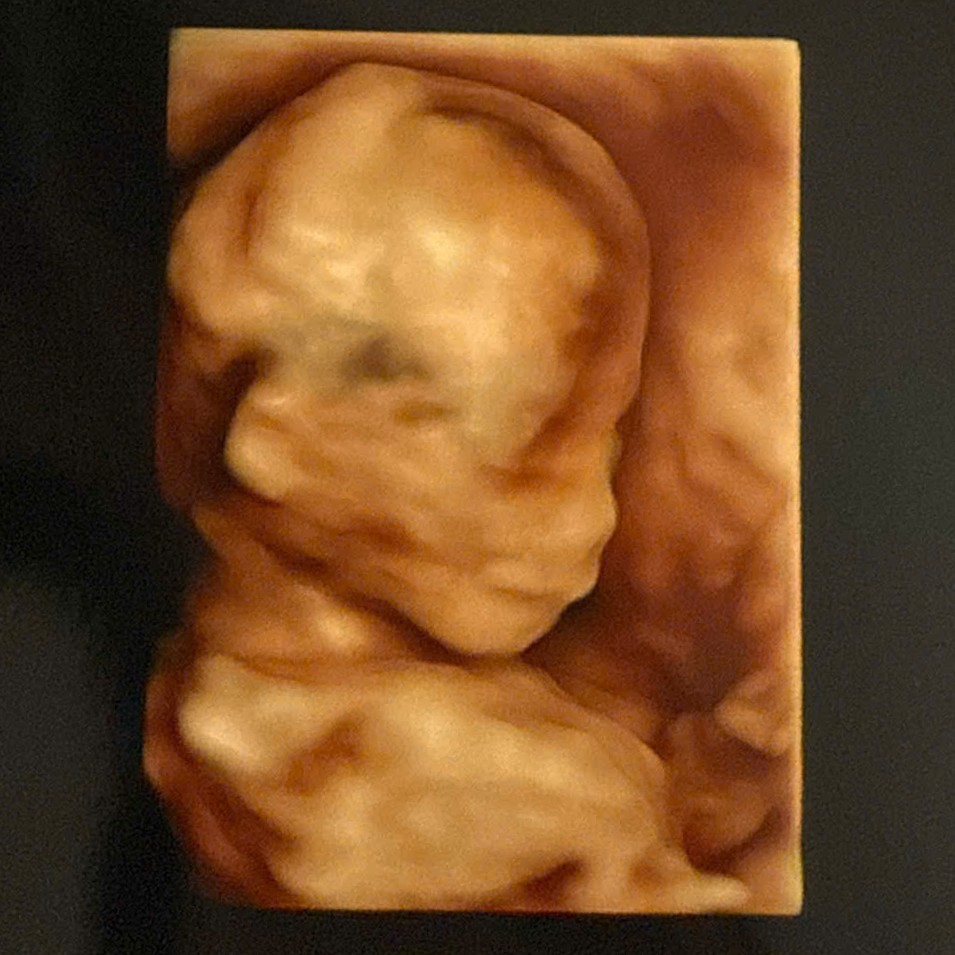
#> input picture samples/1.jpeg, 955 x 955 px, found by its file name
$ python medical_image_analyzer.py   (older library calls are emulated)
#> lines starting #> are read from the running program, lines starting #| are printed output that depends on the picture
#> in main, ultrasound_image is the input picture: PIL image 955x955 RGB; mean R, G, B 115, 74.3, 37.4
#!/usr/bin/env python3
"""
Medical-Grade Image Analysis for BabyVis
Advanced anatomical landmark detection and facial feature mapping for ultrasound images
Implements professional medical imaging techniques for accurate baby face prediction
"""

import cv2
import numpy as np
from PIL import Image
from typing import Dict, List, Tuple, Optional, NamedTuple
import logging
from dataclasses import dataclass
from scipy import ndimage, spatial
import json

# Try to import scikit-image, fallback to basic operations if not available
try:
    from skimage import morphology, measure, feature, segmentation
    SKIMAGE_AVAILABLE = True
except ImportError:
    SKIMAGE_AVAILABLE = False
    logging.warning("scikit-image not available, using fallback methods")

logger = logging.getLogger(__name__)

@dataclass
class AnatomicalLandmark:
    """Represents a detected anatomical landmark"""
    name: str
    coordinates: Tuple[int, int]
    confidence: float
    region_type: str
    description: str

@dataclass
class FacialMeasurement:
    """Represents a facial measurement for medical analysis"""
    measurement_type: str
    value: float
    unit: str
    normal_range: Tuple[float, float]
    percentile: float

@dataclass
class GestationalAnalysis:
    """Gestational age analysis results"""
    estimated_weeks: float
    confidence: float
    development_stage: str
    facial_maturity: str
    recommendations: List[str]

class MedicalImageAnalyzer:
    """
    Medical-grade ultrasound image analysis system
    Implements professional techniques for anatomical landmark detection and feature mapping
    """

    def __init__(self):
        # Anatomical landmark templates for different gestational ages
        self.landmark_definitions = {
            "forehead": {
                "description": "Fetal forehead region",
                "relative_position": (0.5, 0.2),  # Relative to image center
                "search_radius": 0.15,
                "characteristics": ["curved", "prominent", "smooth"]
            },
            "eye_socket": {
                "description": "Orbital cavity region",
                "relative_position": (0.45, 0.35),
                "search_radius": 0.08,
                "characteristics": ["circular", "dark", "hollow"]
            },
            "nasal_bridge": {
                "description": "Nose bridge development",
                "relative_position": (0.5, 0.45),
                "search_radius": 0.06,
                "characteristics": ["linear", "central", "raised"]
            },
            "lip_region": {
                "description": "Mouth and lip area",
                "relative_position": (0.5, 0.6),
                "search_radius": 0.08,
                "characteristics": ["horizontal", "soft", "curved"]
            },
            "chin": {
                "description": "Chin and jaw development",
                "relative_position": (0.5, 0.75),
                "search_radius": 0.1,
                "characteristics": ["rounded", "prominent", "defined"]
            },
            "cheek": {
                "description": "Cheek region",
                "relative_position": (0.3, 0.5),
                "search_radius": 0.12,
                "characteristics": ["rounded", "soft", "full"]
            }
        }

        # Gestational age reference measurements (in pixels, normalized)
        self.gestational_references = {
            "early": {  # 12-20 weeks
                "head_width": (0.3, 0.45),
                "face_height": (0.25, 0.4),
                "eye_spacing": (0.08, 0.12),
                "feature_clarity": (0.3, 0.5)
            },
            "mid": {    # 20-28 weeks
                "head_width": (0.4, 0.55),
                "face_height": (0.35, 0.5),
                "eye_spacing": (0.1, 0.15),
                "feature_clarity": (0.5, 0.7)
            },
            "late": {   # 28-40 weeks
                "head_width": (0.5, 0.7),
                "face_height": (0.45, 0.65),
                "eye_spacing": (0.12, 0.18),
                "feature_clarity": (0.7, 0.9)
            }
        }

        # Medical feature extraction filters
        self.medical_filters = {
            "bone_structure": cv2.getStructuringElement(cv2.MORPH_ELLIPSE, (5, 5)),
            "soft_tissue": cv2.getStructuringElement(cv2.MORPH_ELLIPSE, (7, 7)),
            "fluid_spaces": cv2.getStructuringElement(cv2.MORPH_ELLIPSE, (3, 3))
        }

    def analyze_medical_features(self, ultrasound_image: Image.Image) -> Dict[str, any]:
        """
        Comprehensive medical analysis of ultrasound image

        Returns complete medical analysis including:
        - Anatomical landmarks
        - Facial measurements
        - Gestational age estimation
        - Development assessment
        """

        logger.info("🩺 Starting medical-grade ultrasound analysis...")

        # Convert to OpenCV format
        cv_image = cv2.cvtColor(np.array(ultrasound_image), cv2.COLOR_RGB2GRAY)
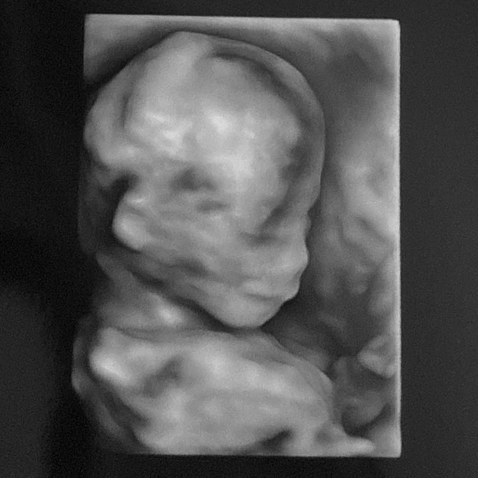
#> cv_image: shape (955, 955) (shown at 1/2 size); min 0, max 222, mean 82.3

        # Preprocessing for medical analysis
        preprocessed = self._medical_preprocessing(cv_image)

        # Detect anatomical landmarks
        landmarks = self._detect_anatomical_landmarks(preprocessed)

        # Calculate facial measurements
        measurements = self._calculate_facial_measurements(preprocessed, landmarks)

        # Estimate gestational age
        gestational_analysis = self._estimate_gestational_age(measurements, landmarks)

        # Assess facial development
        development_assessment = self._assess_facial_development(landmarks, measurements)

        # Generate medical recommendations
        recommendations = self._generate_medical_recommendations(
            gestational_analysis, development_assessment
        )

        analysis_results = {
            "landmarks": landmarks,
            "measurements": measurements,
            "gestational_analysis": gestational_analysis,
            "development_assessment": development_assessment,
            "recommendations": recommendations,
            "image_quality": self._assess_image_quality(cv_image),
            "analysis_confidence": self._calculate_overall_confidence(landmarks, measurements)
        }

        logger.info(f"✅ Medical analysis complete. Confidence: {analysis_results['analysis_confidence']:.2f}")

        return analysis_results

    def _medical_preprocessing(self, gray_image: np.ndarray) -> np.ndarray:
        """Apply medical-grade preprocessing for optimal feature detection"""

        # Noise reduction with edge preservation
        bilateral = cv2.bilateralFilter(gray_image, 9, 75, 75)

        # Enhance contrast using CLAHE
        clahe = cv2.createCLAHE(clipLimit=3.0, tileGridSize=(8, 8))
        enhanced = clahe.apply(bilateral)
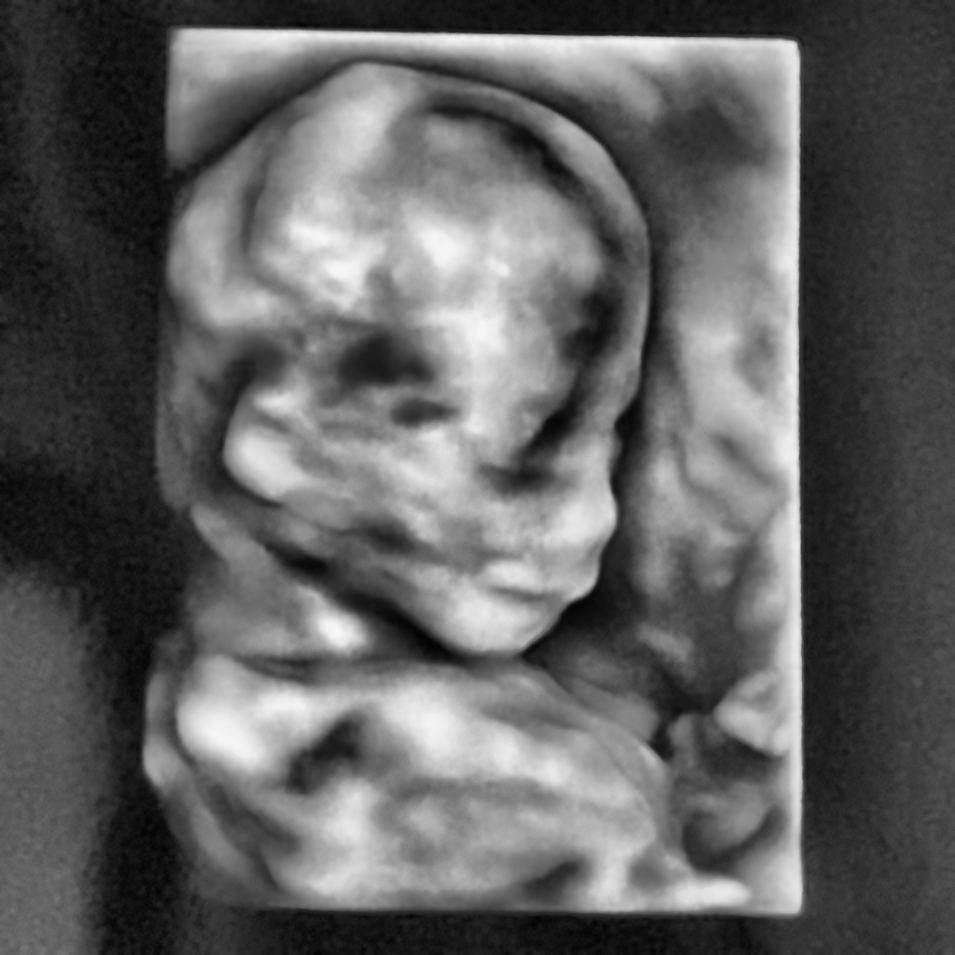
#> enhanced: shape (955, 955); min 3, max 247, mean 96.4

        # Morphological operations to enhance structures
        kernel = self.medical_filters["soft_tissue"]
        opened = cv2.morphologyEx(enhanced, cv2.MORPH_OPEN, kernel)

        return opened

    def _detect_anatomical_landmarks(self, preprocessed_image: np.ndarray) -> List[AnatomicalLandmark]:
        """Detect anatomical landmarks using medical imaging techniques"""

        landmarks = []
        height, width = preprocessed_image.shape
#> (the rest of the program and of its run is left out)
